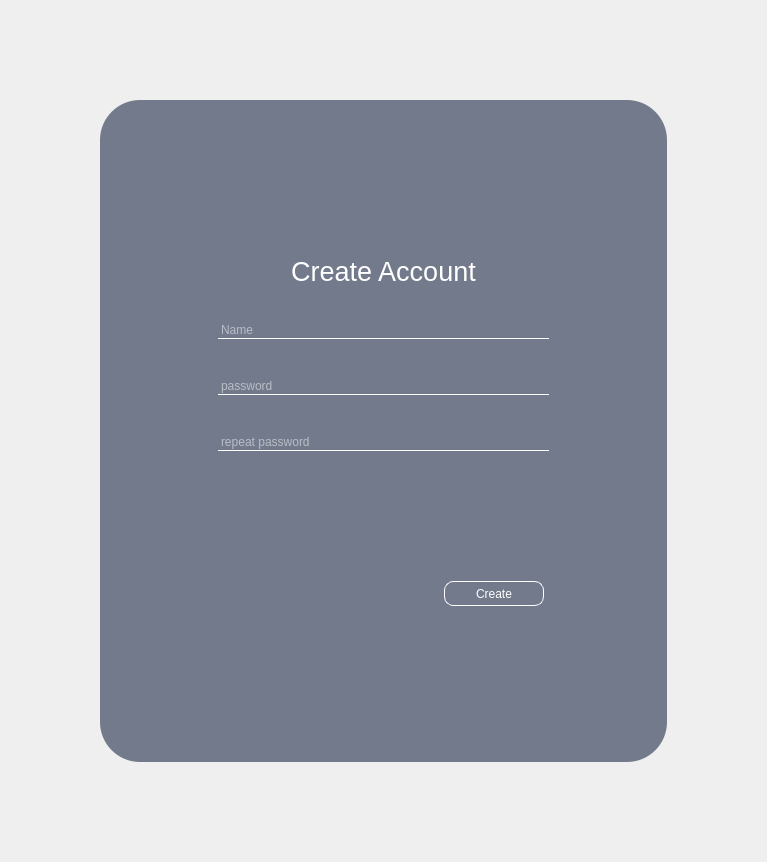
<?xml version="1.0" encoding="UTF-8"?>
<ui version="4.0">
 <class>Dialog</class>
 <widget class="QDialog" name="Dialog">
  <property name="geometry">
   <rect>
    <x>0</x>
    <y>0</y>
    <width>767</width>
    <height>862</height>
   </rect>
  </property>
  <property name="minimumSize">
   <size>
    <width>767</width>
    <height>862</height>
   </size>
  </property>
  <property name="maximumSize">
   <size>
    <width>767</width>
    <height>862</height>
   </size>
  </property>
  <property name="windowTitle">
   <string>Dialog</string>
  </property>
  <property name="styleSheet">
   <string notr="true">#Dialog{border-image: url(:/images/images/Default_a_darkblue_themed_image_for_wallpaper_related_to_expen_2.jpg);}</string>
  </property>
  <layout class="QVBoxLayout" name="verticalLayout_3">
   <property name="leftMargin">
    <number>100</number>
   </property>
   <property name="topMargin">
    <number>100</number>
   </property>
   <property name="rightMargin">
    <number>100</number>
   </property>
   <property name="bottomMargin">
    <number>100</number>
   </property>
   <item>
    <widget class="QFrame" name="Statistics_frame">
     <property name="sizePolicy">
      <sizepolicy hsizetype="Expanding" vsizetype="Expanding">
       <horstretch>0</horstretch>
       <verstretch>0</verstretch>
      </sizepolicy>
     </property>
     <property name="minimumSize">
      <size>
       <width>567</width>
       <height>263</height>
      </size>
     </property>
     <property name="maximumSize">
      <size>
       <width>4960</width>
       <height>1800</height>
      </size>
     </property>
     <property name="styleSheet">
      <string notr="true">*{background-color: rgba(28, 41, 72,150);
border-radius: 40px;
pading-left: 20px;
font: 8pt &quot;Century Gothic&quot;;}
QComboBox::down-arrow {
    image:url(:/icon/icons/chevron-down.svg);
	width: 0;
}
QLineEdit{
border-bottom-color: rgb(255, 255, 255);
}
QPushButton{background-color: transparent;
border: 1px solid;
border-color:#fff;
color:#fff;
border-radius: 9px;}</string>
     </property>
     <property name="frameShape">
      <enum>QFrame::NoFrame</enum>
     </property>
     <property name="frameShadow">
      <enum>QFrame::Plain</enum>
     </property>
     <property name="lineWidth">
      <number>0</number>
     </property>
     <layout class="QVBoxLayout" name="verticalLayout_2">
      <property name="spacing">
       <number>33</number>
      </property>
      <property name="leftMargin">
       <number>0</number>
      </property>
      <property name="topMargin">
       <number>0</number>
      </property>
      <property name="rightMargin">
       <number>0</number>
      </property>
      <property name="bottomMargin">
       <number>0</number>
      </property>
      <item>
       <spacer name="verticalSpacer_2">
        <property name="orientation">
         <enum>Qt::Vertical</enum>
        </property>
        <property name="sizeHint" stdset="0">
         <size>
          <width>20</width>
          <height>86</height>
         </size>
        </property>
       </spacer>
      </item>
      <item alignment="Qt::AlignTop">
       <widget class="QLabel" name="label">
        <property name="styleSheet">
         <string notr="true">color: rgb(255, 255, 255);
font: 8pt &quot;Century Gothic&quot;;
background-color:transparent;</string>
        </property>
        <property name="text">
         <string>&lt;html&gt;&lt;head/&gt;&lt;body&gt;&lt;p align=&quot;center&quot;&gt;&lt;span style=&quot; font-size:20pt;&quot;&gt;Create Account&lt;/span&gt;&lt;/p&gt;&lt;/body&gt;&lt;/html&gt;</string>
        </property>
       </widget>
      </item>
      <item>
       <layout class="QHBoxLayout" name="horizontalLayout_2">
        <item>
         <spacer name="horizontalSpacer_3">
          <property name="orientation">
           <enum>Qt::Horizontal</enum>
          </property>
          <property name="sizeType">
           <enum>QSizePolicy::Preferred</enum>
          </property>
          <property name="sizeHint" stdset="0">
           <size>
            <width>118</width>
            <height>20</height>
           </size>
          </property>
         </spacer>
        </item>
        <item>
         <layout class="QVBoxLayout" name="verticalLayout">
          <property name="spacing">
           <number>37</number>
          </property>
          <item>
           <widget class="QLineEdit" name="Name">
            <property name="sizePolicy">
             <sizepolicy hsizetype="Expanding" vsizetype="Fixed">
              <horstretch>0</horstretch>
              <verstretch>0</verstretch>
             </sizepolicy>
            </property>
            <property name="minimumSize">
             <size>
              <width>214</width>
              <height>19</height>
             </size>
            </property>
            <property name="whatsThis">
             <string/>
            </property>
            <property name="styleSheet">
             <string notr="true">border:1px solid;
border-color:transparent;
color: rgb(255, 255, 255);
border-bottom-color: rgb(255, 255, 255);
background-color:transparent;</string>
            </property>
            <property name="placeholderText">
             <string>Name</string>
            </property>
           </widget>
          </item>
          <item>
           <widget class="QLineEdit" name="amount_2">
            <property name="sizePolicy">
             <sizepolicy hsizetype="Expanding" vsizetype="Fixed">
              <horstretch>0</horstretch>
              <verstretch>0</verstretch>
             </sizepolicy>
            </property>
            <property name="minimumSize">
             <size>
              <width>214</width>
              <height>19</height>
             </size>
            </property>
            <property name="whatsThis">
             <string/>
            </property>
            <property name="styleSheet">
             <string notr="true">border:1px solid;
border-color:transparent;
color: rgb(255, 255, 255);
border-bottom-color: rgb(255, 255, 255);
background-color:transparent;</string>
            </property>
            <property name="placeholderText">
             <string>password</string>
            </property>
           </widget>
          </item>
          <item>
           <widget class="QLineEdit" name="amount_3">
            <property name="sizePolicy">
             <sizepolicy hsizetype="Expanding" vsizetype="Fixed">
              <horstretch>0</horstretch>
              <verstretch>0</verstretch>
             </sizepolicy>
            </property>
            <property name="minimumSize">
             <size>
              <width>214</width>
              <height>19</height>
             </size>
            </property>
            <property name="whatsThis">
             <string/>
            </property>
            <property name="styleSheet">
             <string notr="true">border:1px solid;
border-color:transparent;
color: rgb(255, 255, 255);
border-bottom-color: rgb(255, 255, 255);
background-color:transparent;</string>
            </property>
            <property name="placeholderText">
             <string>repeat password</string>
            </property>
           </widget>
          </item>
         </layout>
        </item>
        <item>
         <spacer name="horizontalSpacer_6">
          <property name="orientation">
           <enum>Qt::Horizontal</enum>
          </property>
          <property name="sizeType">
           <enum>QSizePolicy::Preferred</enum>
          </property>
          <property name="sizeHint" stdset="0">
           <size>
            <width>118</width>
            <height>20</height>
           </size>
          </property>
         </spacer>
        </item>
       </layout>
      </item>
      <item>
       <spacer name="verticalSpacer">
        <property name="orientation">
         <enum>Qt::Vertical</enum>
        </property>
        <property name="sizeType">
         <enum>QSizePolicy::Preferred</enum>
        </property>
        <property name="sizeHint" stdset="0">
         <size>
          <width>20</width>
          <height>97</height>
         </size>
        </property>
       </spacer>
      </item>
      <item>
       <layout class="QHBoxLayout" name="horizontalLayout">
        <item>
         <spacer name="horizontalSpacer">
          <property name="orientation">
           <enum>Qt::Horizontal</enum>
          </property>
          <property name="sizeHint" stdset="0">
           <size>
            <width>278</width>
            <height>20</height>
           </size>
          </property>
         </spacer>
        </item>
        <item>
         <widget class="QPushButton" name="pushButton">
          <property name="minimumSize">
           <size>
            <width>100</width>
            <height>25</height>
           </size>
          </property>
          <property name="styleSheet">
           <string notr="true">QPushButton:hover{

color:rgb(22, 201, 236);
border-color:rgb(22, 201, 236);
}</string>
          </property>
          <property name="text">
           <string>Create</string>
          </property>
         </widget>
        </item>
        <item>
         <spacer name="horizontalSpacer_2">
          <property name="orientation">
           <enum>Qt::Horizontal</enum>
          </property>
          <property name="sizeType">
           <enum>QSizePolicy::Preferred</enum>
          </property>
          <property name="sizeHint" stdset="0">
           <size>
            <width>123</width>
            <height>20</height>
           </size>
          </property>
         </spacer>
        </item>
       </layout>
      </item>
      <item>
       <spacer name="verticalSpacer_3">
        <property name="orientation">
         <enum>Qt::Vertical</enum>
        </property>
        <property name="sizeHint" stdset="0">
         <size>
          <width>20</width>
          <height>97</height>
         </size>
        </property>
       </spacer>
      </item>
     </layout>
     <zorder>verticalSpacer</zorder>
     <zorder>verticalSpacer_2</zorder>
     <zorder>verticalSpacer_3</zorder>
     <zorder>label</zorder>
    </widget>
   </item>
  </layout>
 </widget>
 <resources>
  <include location="imageresources.qrc"/>
 </resources>
 <connections/>
</ui>
